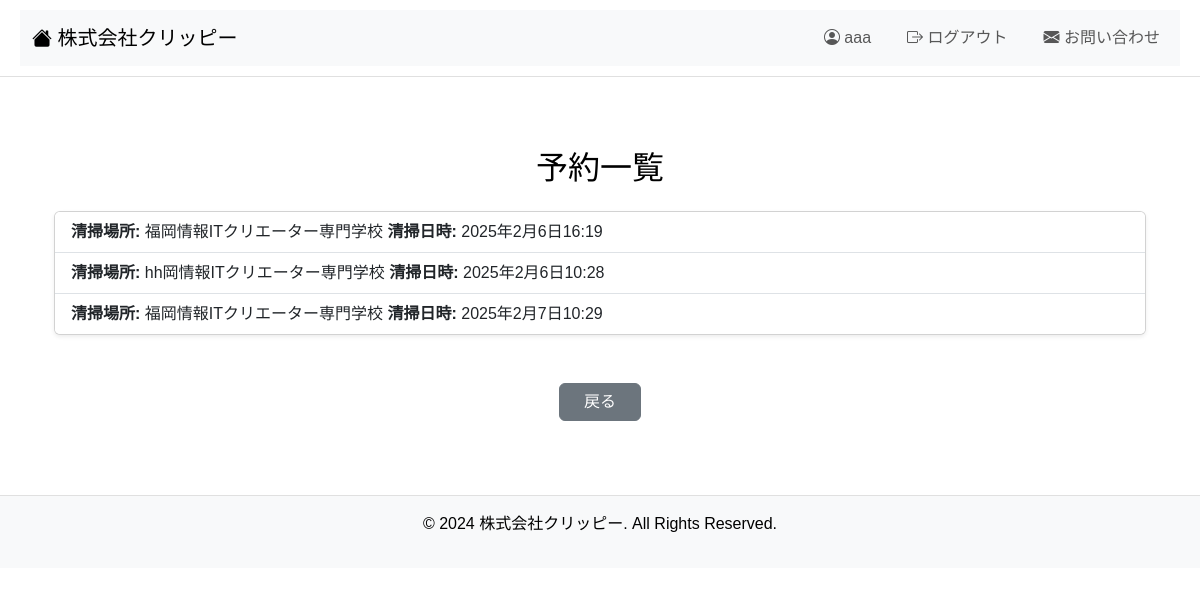
/reservation/Reservation_list (signed in), run on the app's committed database.
### accounts/models.py (models this page shows, shortened)
class User(AbstractBaseUser, PermissionsMixin):
    ROLE_CHOICES = (
        ('admin', '管理者'),
        ('staff', '従業員'),
        ('customer', '顧客'),
    )
    id = models.UUIDField(primary_key=True, default=uuid.uuid4, editable=False)
    name = models.CharField(max_length=100, verbose_name="名前")
    phone = models.CharField(max_length=12, verbose_name="電話番号")
    email = models.EmailField(unique=True, verbose_name="メールアドレス")
    role = models.CharField(
        max_length=10, choices=ROLE_CHOICES, default='customer', verbose_name="役割"
    )
    is_active = models.BooleanField(default=True, verbose_name="有効なユーザーかどうか")
    is_staff = models.BooleanField(default=False, verbose_name="スタッフユーザーかどうか")
    created_at = models.DateTimeField(auto_now_add=True, verbose_name="作成日時")
    updated_at = models.DateTimeField(auto_now=True, verbose_name="更新日時")
    groups = models.ManyToManyField(
        'auth.Group',
        related_name='custom_user_groups',
        verbose_name="グループ",
        blank=True,
    )
    user_permissions = models.ManyToManyField(
        'auth.Permission',
        related_name='custom_user_permissions',
        verbose_name="ユーザー権限",
        blank=True,
    )
    objects = UserManager()
    USERNAME_FIELD = 'email'
    REQUIRED_FIELDS = ['name', 'phone']

### reservation/models.py (models this page shows, shortened)
class UserReservation(models.Model):
    STATUS_CHOICES = [
        ('active', '許可'),
        ('canceled', 'キャンセル'),
        ('pending_active', '許可待ち'),  # 許可待ち状態を追加
    ]
    user_reservation_id = models.UUIDField(primary_key=True, default=uuid.uuid4, editable=False)
    user = models.ForeignKey(
        settings.AUTH_USER_MODEL,
        on_delete=models.CASCADE,
        related_name="reservations",
        verbose_name="予約したユーザー"
    )
    user_name = models.CharField(max_length=50, validators=[MaxLengthValidator(50)], verbose_name="名前")
    user_phone = models.CharField(max_length=12, validators=[MaxLengthValidator(12)], verbose_name="電話番号")
    user_email = models.EmailField(max_length=50, validators=[MaxLengthValidator(50)], verbose_name="メールアドレス")
    user_address = models.CharField(max_length=50, validators=[MaxLengthValidator(50)], verbose_name="住所")
    user_cleaning_location = models.TextField(max_length=100, validators=[MaxLengthValidator(100)], verbose_name="清掃場所")
    user_cleaning_date = models.DateTimeField(verbose_name="清掃時間")
    user_comments = models.TextField(max_length=300, validators=[MaxLengthValidator(300)], verbose_name="備考欄", blank=True, null=True)
    created_at = models.DateTimeField(auto_now_add=True, verbose_name="作成日時")
    updated_at = models.DateTimeField(auto_now=True, verbose_name="更新日時")
    request_date = models.DateField(auto_now_add=True, verbose_name="予約日")
    approval_date = models.DateField(null=True, blank=True, verbose_name="許可日")
    status = models.CharField(
        max_length=15,  # ステータスの最大文字数を少し大きくしておく
        choices=STATUS_CHOICES,
        default='pending_active',
        verbose_name="ステータス"
    )

### reservation/views.py (the view, shortened to what this page needs)
# urls.py: path("Reservation_list", views.UserReservationListView.as_view(), name="Reservation_list"),
class UserReservationListView(LoginRequiredMixin, View):
    def get(self, request):
        Reservation_list = UserReservation.objects.filter(user=request.user, status='active')
        return render(request, '2userreservationlistscreen.html', {"Reservation_list": Reservation_list})

### reservation/templates/2userreservationlistscreen.html (shortened to what this page needs)
{% extends 'basea.html' %}
{% block content %}
    <div class="container mt-5 mb-5">
        <h2 class="mb-4 text-center">予約一覧</h2>
        <div class="card shadow-sm">
            <ul class="list-group list-group-flush">
                {% for reservation in Reservation_list %}
                    <li class="list-group-item d-flex justify-content-between align-items-center">
                        <a href="{% url 'reservation:Reservation_detail' reservation.user_reservation_id %}" class="text-decoration-none text-dark">
                            <strong>清掃場所:</strong> {{ reservation.user_cleaning_location }}
                            <strong>清掃日時:</strong> {{ reservation.user_cleaning_date }}
                        </a>
                    </li>
                {% empty %}
                    <li class="list-group-item text-center">
                        <span class="text-muted">清掃予約は一つもありません。</span>
                    </li>
                {% endfor %}
            </ul>
        </div>
    </div>
    <div class="text-center mt-4">
        <form action="{% url 'reservation:mainmenu' %}" method="get">
            <button type="submit" class="btn btn-secondary px-4">戻る</button>
        </form>
    </div>
{% endblock %}

### reservation/templates/basea.html (shortened to what this page needs)
<!DOCTYPE html>
<html lang="ja">
<head>
    {% load static %}
    <link href="https://cdn.jsdelivr.net/npm/bootstrap@5.3.0/dist/css/bootstrap.min.css" rel="stylesheet">
    <link href="https://cdn.jsdelivr.net/npm/bootstrap-icons/font/bootstrap-icons.css" rel="stylesheet">
    <link rel="stylesheet" href="{% static 'css/styles.css' %}">
</head>
<body>
    <header>
        <nav class="navbar navbar-expand-lg bg-body-tertiary">
            <div class="container-fluid">
                <a class="navbar-brand" href="#">
                    <i class="bi bi-house-fill"></i> 株式会社クリッピー
                </a>
                <div class="collapse navbar-collapse" id="navbarNavAltMarkup">
                    <ul class="navbar-nav ms-auto">
                        <li class="nav-item">
                            <a class="nav-link">
                                <i class="bi bi-person-circle"></i> {{ request.user.name }}
                            </a>
                        </li>
                        <li class="nav-item">
                            <a class="nav-link" href="{% url 'logout' %}">
                                <i class="bi bi-box-arrow-right"></i> ログアウト
                            </a>
                        </li>
                        <li class="nav-item">
                            <a class="nav-link" href="{% url 'contactus:contactus_create' %}">
                                <i class="bi bi-envelope-fill"></i> お問い合わせ
                            </a>
                        </li>
                    </ul>
                </div>
            </div>
        </nav>
    </header>
    <main class="container my-4">
        {% block content %}
        {% endblock %}
    </main>
    <footer class="text-center py-3 bg-body-tertiary">
        <p>&copy; 2024 株式会社クリッピー. All Rights Reserved.</p>
    </footer>
</body>
</html>

### employeeaccounts/static/css/styles.css (style rules this page uses)
html,body { font-family: Arial, sans-serif; margin: 0; padding: 0; background-color: #fff; color: #000; min-height: 100vh; display: flex; flex-direction: column; overflow-y: auto; }
header { background-color: #fff; color: #000; padding: 10px 20px; border-bottom: 1px solid #e0e0e0; }
header nav ul { list-style: none; padding: 0; margin: 0; display: flex; }
header nav ul li { margin-left: 20px; }
header nav ul li a { color: #000; text-decoration: none; font-weight: bold; }
main { padding-bottom: 50px; margin-bottom: 50px; }
footer { background-color: #fff; color: #000; text-align: center; padding: 10px; border-top: 1px solid #e0e0e0; width: 100%; }

### data on the page
User: user.name "aaa"
UserReservation: user_cleaning_location "福岡情報ITクリエーター専門学校", user_cleaning_date "2025年2月6日16:19"
UserReservation: user_cleaning_location "hh岡情報ITクリエーター専門学校", user_cleaning_date "2025年2月6日10:28"
UserReservation: user_cleaning_location "福岡情報ITクリエーター専門学校", user_cleaning_date "2025年2月7日10:29"
